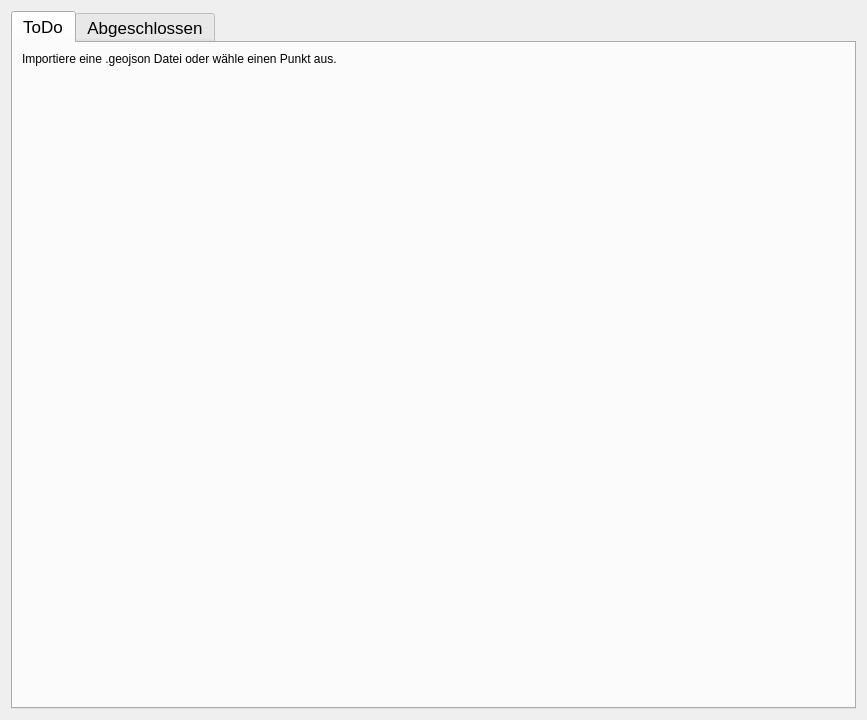
<?xml version="1.0" encoding="UTF-8"?>
<ui version="4.0">
 <class>Form</class>
 <widget class="QWidget" name="Form">
  <property name="geometry">
   <rect>
    <x>0</x>
    <y>0</y>
    <width>867</width>
    <height>720</height>
   </rect>
  </property>
  <property name="windowTitle">
   <string>Form</string>
  </property>
  <property name="styleSheet">
   <string notr="true"/>
  </property>
  <layout class="QGridLayout" name="gridLayout">
   <item row="0" column="0">
    <widget class="QTabWidget" name="tabWidget">
     <property name="font">
      <font>
       <pointsize>13</pointsize>
      </font>
     </property>
     <property name="currentIndex">
      <number>0</number>
     </property>
     <widget class="QWidget" name="tab">
      <attribute name="title">
       <string>ToDo</string>
      </attribute>
      <layout class="QGridLayout" name="gridLayout_3">
       <property name="leftMargin">
        <number>0</number>
       </property>
       <property name="topMargin">
        <number>0</number>
       </property>
       <property name="rightMargin">
        <number>0</number>
       </property>
       <property name="bottomMargin">
        <number>0</number>
       </property>
       <property name="spacing">
        <number>0</number>
       </property>
       <item row="0" column="0">
        <widget class="QScrollArea" name="scrollArea">
         <property name="styleSheet">
          <string notr="true">border:none;
background:transparent;</string>
         </property>
         <property name="widgetResizable">
          <bool>true</bool>
         </property>
         <property name="alignment">
          <set>Qt::AlignLeading|Qt::AlignLeft|Qt::AlignTop</set>
         </property>
         <widget class="QWidget" name="scrollAreaWidgetContents">
          <property name="geometry">
           <rect>
            <x>0</x>
            <y>0</y>
            <width>839</width>
            <height>664</height>
           </rect>
          </property>
          <layout class="QVBoxLayout" name="verticalLayout">
           <item>
            <layout class="QVBoxLayout" name="lfbDraftList">
             <item>
              <widget class="QLabel" name="label">
               <property name="text">
                <string>Importiere eine .geojson Datei oder wähle einen Punkt aus.</string>
               </property>
              </widget>
             </item>
            </layout>
           </item>
           <item>
            <spacer name="verticalSpacer">
             <property name="orientation">
              <enum>Qt::Vertical</enum>
             </property>
             <property name="sizeHint" stdset="0">
              <size>
               <width>20</width>
               <height>40</height>
              </size>
             </property>
            </spacer>
           </item>
          </layout>
         </widget>
        </widget>
       </item>
      </layout>
     </widget>
     <widget class="QWidget" name="tab_2">
      <attribute name="title">
       <string>Abgeschlossen</string>
      </attribute>
      <layout class="QGridLayout" name="gridLayout_2">
       <property name="leftMargin">
        <number>0</number>
       </property>
       <property name="topMargin">
        <number>0</number>
       </property>
       <property name="rightMargin">
        <number>0</number>
       </property>
       <property name="bottomMargin">
        <number>0</number>
       </property>
       <property name="spacing">
        <number>0</number>
       </property>
       <item row="0" column="0">
        <widget class="QScrollArea" name="scrollArea_2">
         <property name="styleSheet">
          <string notr="true">border:none;
background:transparent;</string>
         </property>
         <property name="widgetResizable">
          <bool>true</bool>
         </property>
         <widget class="QWidget" name="scrollAreaWidgetContents_2">
          <property name="geometry">
           <rect>
            <x>0</x>
            <y>0</y>
            <width>839</width>
            <height>649</height>
           </rect>
          </property>
          <layout class="QVBoxLayout" name="verticalLayout_3">
           <item>
            <layout class="QVBoxLayout" name="lfbDoneList">
             <item>
              <widget class="QLabel" name="label_2">
               <property name="text">
                <string>Importiere eine .geojson Datei oder wähle einen Punkt aus.</string>
               </property>
              </widget>
             </item>
            </layout>
           </item>
           <item>
            <spacer name="verticalSpacer_2">
             <property name="orientation">
              <enum>Qt::Vertical</enum>
             </property>
             <property name="sizeHint" stdset="0">
              <size>
               <width>20</width>
               <height>40</height>
              </size>
             </property>
            </spacer>
           </item>
          </layout>
         </widget>
        </widget>
       </item>
      </layout>
     </widget>
    </widget>
   </item>
   <item row="1" column="0">
    <layout class="QGridLayout" name="lfbIoWidget"/>
   </item>
  </layout>
 </widget>
 <resources/>
 <connections/>
</ui>
